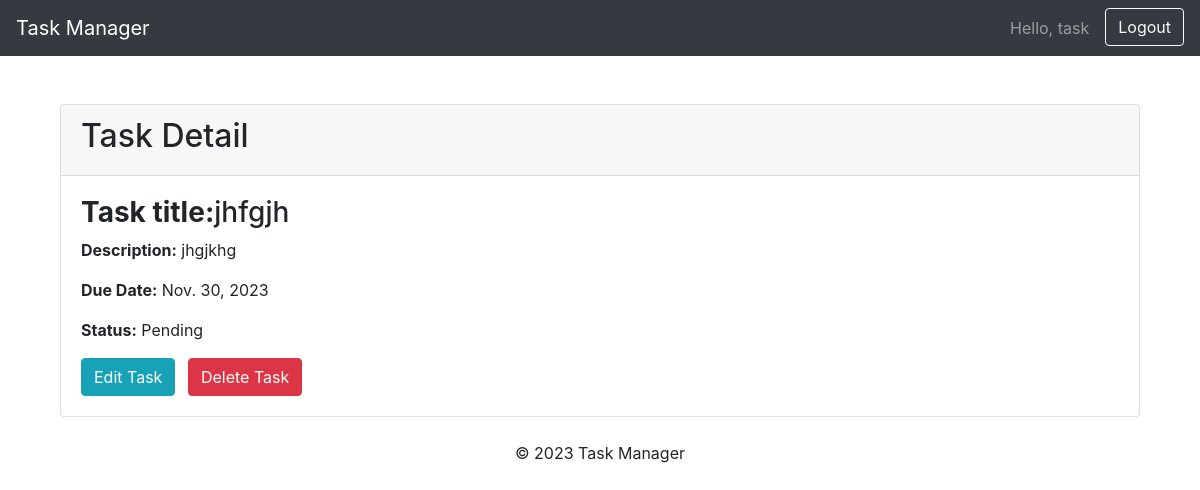
The page /detail/4/ (signed in) on the database as committed earlier.
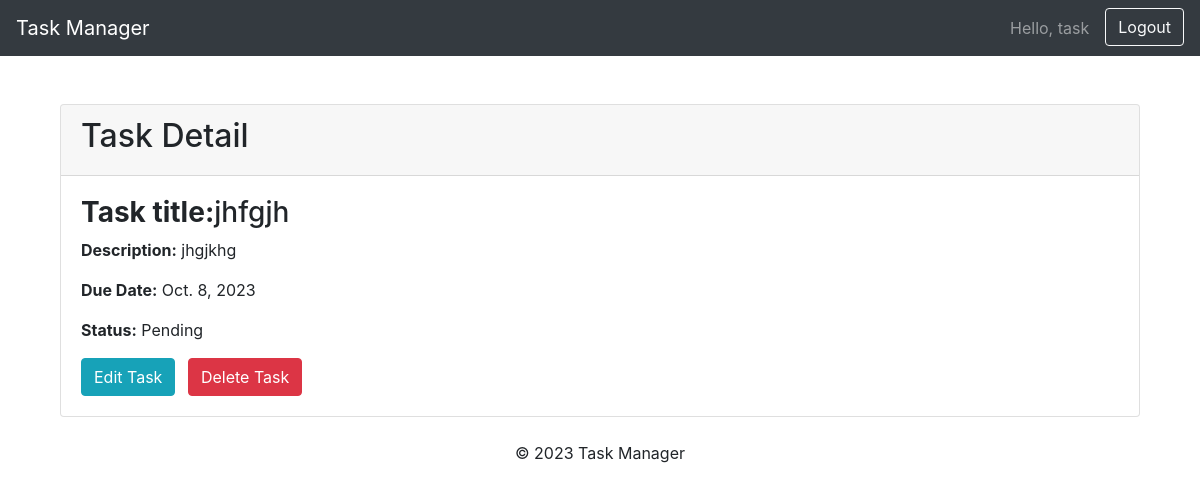
The same page on the database as committed later.
### task/models.py (models this page shows, shortened)
class Task(models.Model):
    STATUS_CHOICES = (
        ('Pending', 'Pending'),
        ('Completed', 'Completed'),
        ('In Progress', 'In Progress'),
    )
    title = models.CharField(max_length=200)
    description = models.TextField()
    due_date = models.DateField()
    status = models.CharField(max_length=20, choices=STATUS_CHOICES)
    user = models.ForeignKey(User, on_delete=models.CASCADE)

### task/views.py (the view)
# urls.py: path('detail/<int:task_id>/', views.task_detail, name='task-detail'),
@login_required(login_url='login')
def task_detail(request, task_id):
    task = get_object_or_404(Task, id=task_id, user=request.user)
    return render(request, 'task_details.html', {'task': task})

### templates/task_details.html (shortened to what this page needs)
{% extends 'base.html' %}
{% block content %}
<div class="container mt-5">
    <div class="card">
        <div class="card-header">
            <h2>Task Detail</h2>
        </div>
        <div class="card-body">
            <h3><strong>Task title:</strong>{{ task.title }}</h3>
            <p><strong>Description:</strong> {{ task.description }}</p>
            <p><strong>Due Date:</strong> {{ task.due_date }}</p>
            <p><strong>Status:</strong> {{ task.status }}</p>
            <a href="{% url 'task-edit' task.id %}" class="btn btn-info">Edit Task</a>
            <a href="{% url 'task-delete' task.id %}" class="btn btn-danger ml-2">Delete Task</a>
        </div>
    </div>
</div>
{% endblock %}

Rows that differ between the two databases and show on the page:
changed Task "jhfgjh": due_date "Nov. 30, 2023" → "Oct. 8, 2023"
